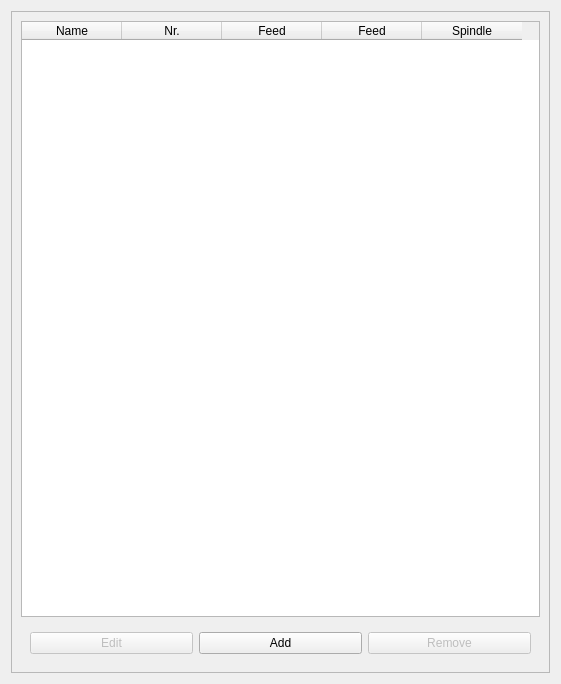
      <widget class="QWidget" name="page">
       <property name="geometry">
        <rect>
         <x>0</x>
         <y>0</y>
         <width>561</width>
         <height>684</height>
        </rect>
       </property>
       <attribute name="label">
        <string>Tools</string>
       </attribute>
       <layout class="QVBoxLayout" name="verticalLayout_7">
        <item>
         <widget class="QFrame" name="frame_2">
          <property name="frameShape">
           <enum>QFrame::StyledPanel</enum>
          </property>
          <property name="frameShadow">
           <enum>QFrame::Raised</enum>
          </property>
          <layout class="QVBoxLayout" name="verticalLayout_6">
           <item>
            <widget class="QTableWidget" name="toolControllerList">
             <attribute name="verticalHeaderVisible">
              <bool>false</bool>
             </attribute>
             <column>
              <property name="text">
               <string>Name</string>
              </property>
             </column>
             <column>
              <property name="text">
               <string>Nr.</string>
              </property>
             </column>
             <column>
              <property name="text">
               <string>Feed</string>
              </property>
              <property name="icon">
               <iconset theme="object-flip-horizontal">
                <normaloff>../../../../../../../../.designer/backup</normaloff>../../../../../../../../.designer/backup</iconset>
              </property>
             </column>
             <column>
              <property name="text">
               <string>Feed</string>
              </property>
              <property name="icon">
               <iconset theme="object-flip-vertical">
                <normaloff>../../../../../../../../.designer/backup</normaloff>../../../../../../../../.designer/backup</iconset>
              </property>
             </column>
             <column>
              <property name="text">
               <string>Spindle</string>
              </property>
             </column>
            </widget>
           </item>
           <item>
            <widget class="QWidget" name="widget_4" native="true">
             <layout class="QHBoxLayout" name="horizontalLayout_2">
              <item>
               <widget class="QPushButton" name="toolControllerEdit">
                <property name="enabled">
                 <bool>false</bool>
                </property>
                <property name="text">
                 <string>Edit</string>
                </property>
               </widget>
              </item>
              <item>
               <widget class="QPushButton" name="toolControllerAdd">
                <property name="text">
                 <string>Add</string>
                </property>
               </widget>
              </item>
              <item>
               <widget class="QPushButton" name="toolControllerDelete">
                <property name="enabled">
                 <bool>false</bool>
                </property>
                <property name="text">
                 <string>Remove</string>
                </property>
               </widget>
              </item>
             </layout>
            </widget>
           </item>
          </layout>
         </widget>
        </item>
       </layout>
      </widget>
